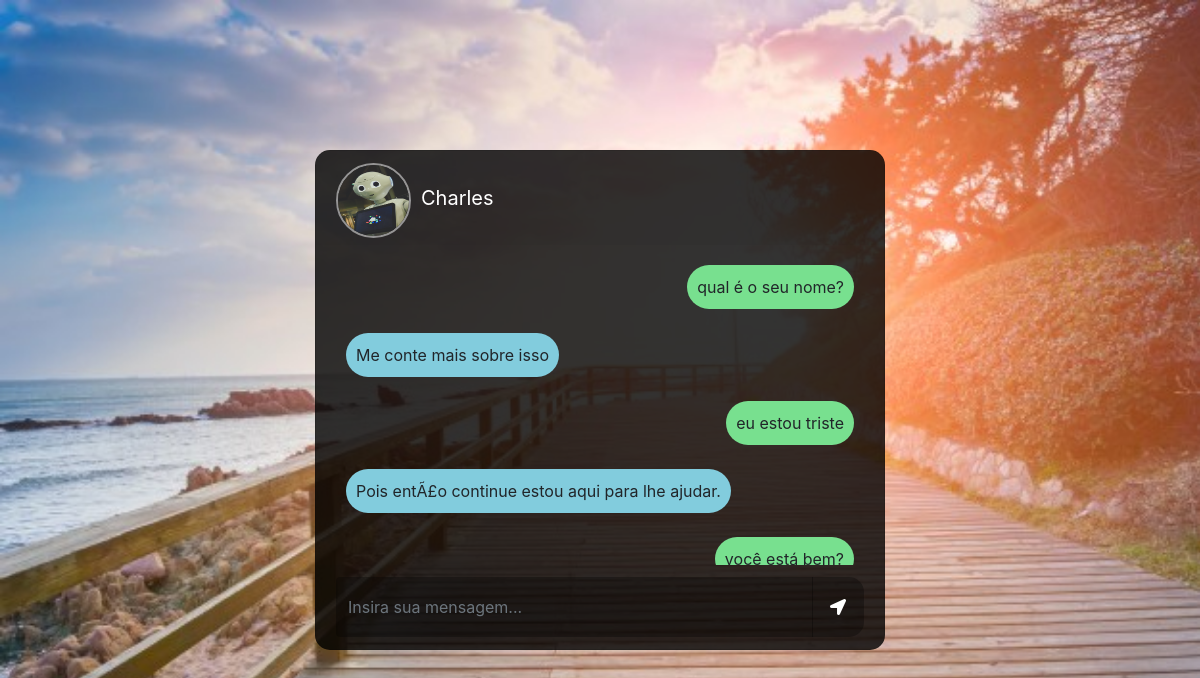
Before: / with the older database file.
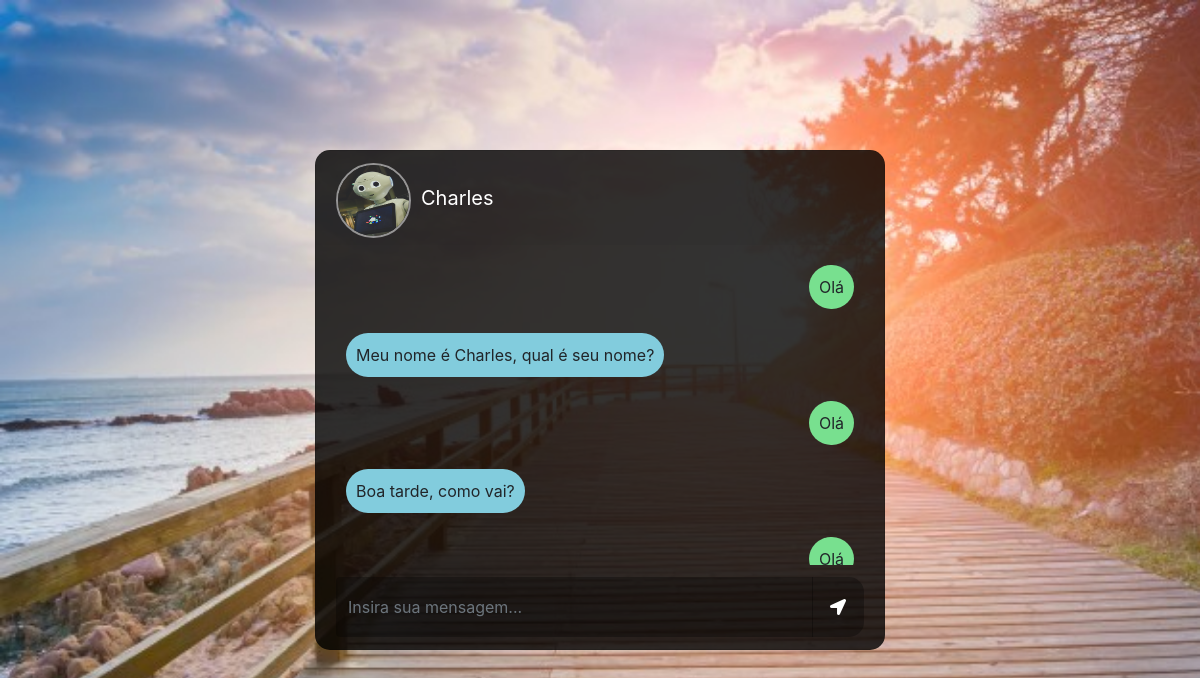
After: the same page with the newer database file.
### tables this page shows
CREATE TABLE statement (
	id INTEGER NOT NULL, 
	text VARCHAR(255), 
	search_text VARCHAR(255) DEFAULT '' NOT NULL, 
	conversation VARCHAR(32) DEFAULT '' NOT NULL, 
	created_at DATETIME DEFAULT (CURRENT_TIMESTAMP), 
	in_response_to VARCHAR(255), 
	search_in_response_to VARCHAR(255) DEFAULT '' NOT NULL, 
	persona VARCHAR(50) DEFAULT '' NOT NULL, 
	PRIMARY KEY (id)
);

### chatterbot/connect.php (the view)
<?php
try {
$db = new PDO("sqlite:chatterbot/db.sqlite3");
$db->setAttribute(PDO::ATTR_ERRMODE, PDO::ERRMODE_EXCEPTION);
}   catch (Exception $e) {
echo "Unable to connect";
echo $e->getMessage();
}
$result = $db->query('SELECT * from statement WHERE persona like "bot:Charles"');
while($row = $result->fetch(PDO::FETCH_ASSOC)) {
    if(isset($row['in_response_to'])){
    print "<div class='d-flex justify-content-end mb-4' id='resposta'>
      <div class='msg_cotainer_send'>";
    print $row['in_response_to'];
    print "</div></div>";
    }
    if(isset($row['text'])){
    print "<div class='d-flex justify-content-start mb-4'>
    <div class='msg_cotainer'>";
    print $row['text'];
    print "</div></div>";
    }
}
?>

### index.php (shortened to what this page needs)
<!DOCTYPE html>
<html>
	<head>
		<link rel="stylesheet" type="text/css" href="style/css/style.css">
		<link href="//maxcdn.bootstrapcdn.com/bootstrap/4.1.1/css/bootstrap.min.css" rel="stylesheet" id="bootstrap-css">
		<link rel="stylesheet" href="https://stackpath.bootstrapcdn.com/bootstrap/4.1.3/css/bootstrap.min.css">
		<link rel="stylesheet" href="https://use.fontawesome.com/releases/v5.5.0/css/all.css">
		<link rel="stylesheet" type="text/css" href="https://cdnjs.cloudflare.com/ajax/libs/malihu-custom-scrollbar-plugin/3.1.5/jquery.mCustomScrollbar.min.css">
	</head>
	<body>
		<div class="container-fluid h-100">
			<div class="row justify-content-center h-100">
				<div class="col-md-8 col-xl-6 chat">
					<div class="card">
						<div class="card-header msg_head">
							<div class="d-flex bd-highlight">
								<div class="img_cont">
									<img src="style/img/perfil.jpg" class="perfil">
								</div>
								<div class="user_info">
									<span>Charles</span>
								</div>
							</div>
						</div>
						<div class="card-body msg_card_body" id="messages">
							<?php
								include 'chatterbot/connect.php';
									?>
						</div>
						<form action="" method="POST">
							<div class="card-footer">
								<div class="input-group">
									<input type="text" autocomplete="off" id="textbox" name="txt_msg" class="form-control type_msg" placeholder="Insira sua mensagem..." />
									<div class="input-group-append">
										<span class="input-group-text send_btn"><button style="background-color: rgba(0,0,0, 0.0); border: none" id="button" type="submit"><i style="color:white" class="fas fa-location-arrow"></i></button></span>
									</div>
								</div>
							</div>
						</form>
					</div>
				</div>
			</div>
		</div>
	</body>
</html>

### style/css/style.css (style rules this page uses)
body,html { height: 100%; margin: 0; background-image: url(../img/wallpaper.jpg); background-size: cover; }
.perfil { border-radius: 150px; border: 2px solid rgba(255,255,255, 0.5); height: 75px; width: 75px; }
.chat { margin-top: auto; margin-bottom: auto; }
.card { height: 500px; border-radius: 15px !important; background-color: rgba(0,0,0, 0.8) !important; }
.msg_card_body { overflow-y: auto; }
.card-header { border-radius: 15px 15px 0 0 !important; border-bottom: 0 !important; }
.card-footer { border-radius: 0 0 15px 15px !important; border-top: 0 !important; }
.type_msg { background-color: rgba(0,0,0,0.3) !important; border:0 !important; color:white !important; height: 60px !important; overflow-y: auto; }
.send_btn { border-radius: 0 15px 15px 0 !important; background-color: rgba(0,0,0,0.3) !important; border:0 !important; color: white !important; cursor: pointer; }
.img_cont { position: relative; height: 70px; width: 70px; }
.user_info { margin-top: auto; margin-bottom: auto; margin-left: 15px; }
.user_info span { font-size: 20px; color: white; }
.msg_cotainer { margin-top: auto; margin-bottom: auto; margin-left: 10px; border-radius: 25px; background-color: #82ccdd; padding: 10px; position: relative; }
.msg_cotainer_send { margin-top: auto; margin-bottom: auto; margin-right: 10px; border-radius: 25px; background-color: #78e08f; padding: 10px; position: relative; }
.msg_head { position: relative; }

Changed rows visible on the page:
removed statement: in_response_to "qual é o seu nome?", text "Me conte mais sobre isso"
removed statement: in_response_to "eu estou triste", text "Pois entÃ£o continue estou aqui para lhe ajudar."
removed statement: in_response_to "você está bem?"
now on this page (row edited): statement: in_response_to "Olá", text "Meu nome é Charles, qual é seu nome?"
now on this page (row edited): statement: in_response_to "Olá", text "Boa tarde, como vai?"
now on this page (row edited): statement: in_response_to "Olá"
